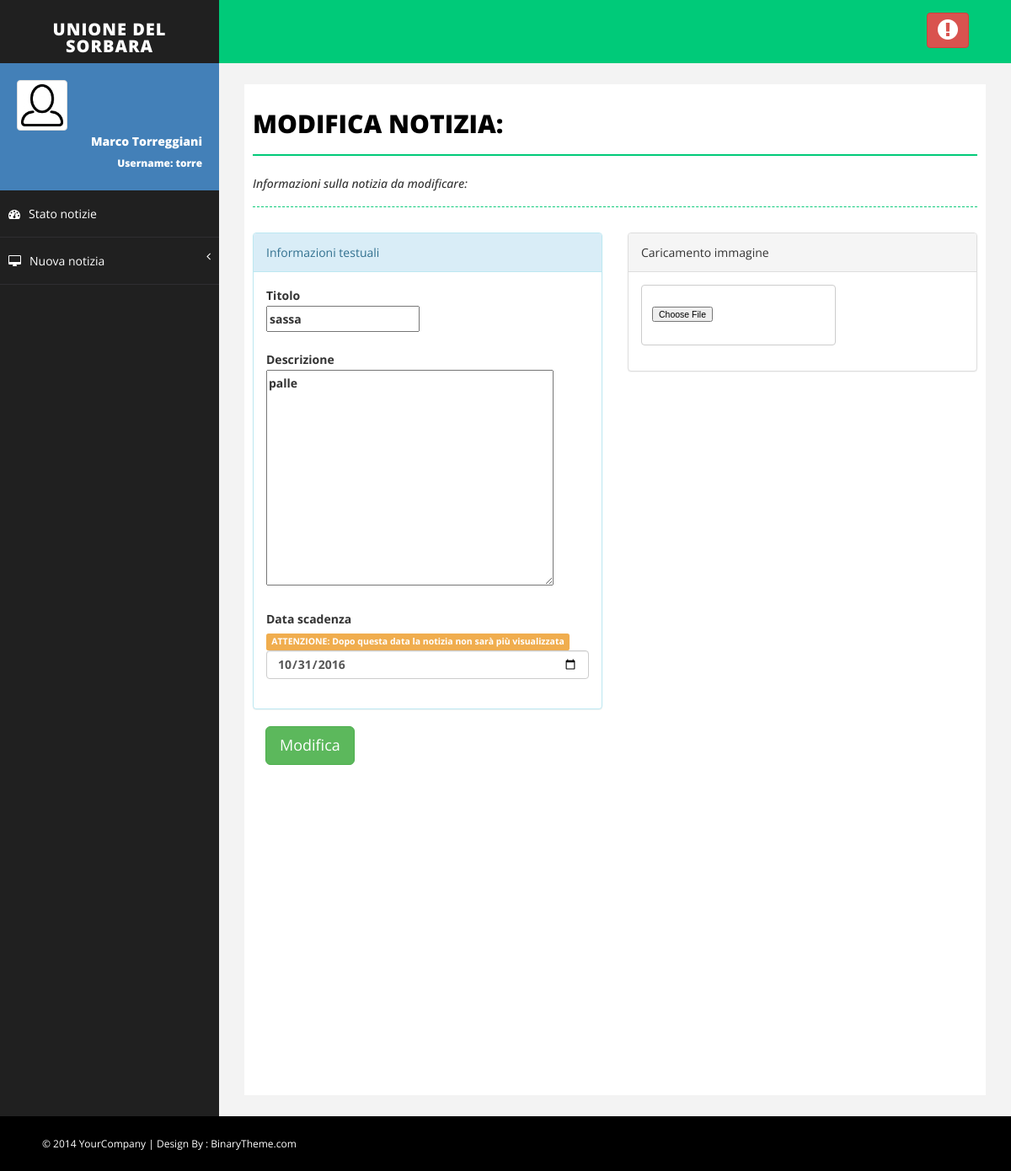
Before: /modifica/6 (signed in) with the older database file.
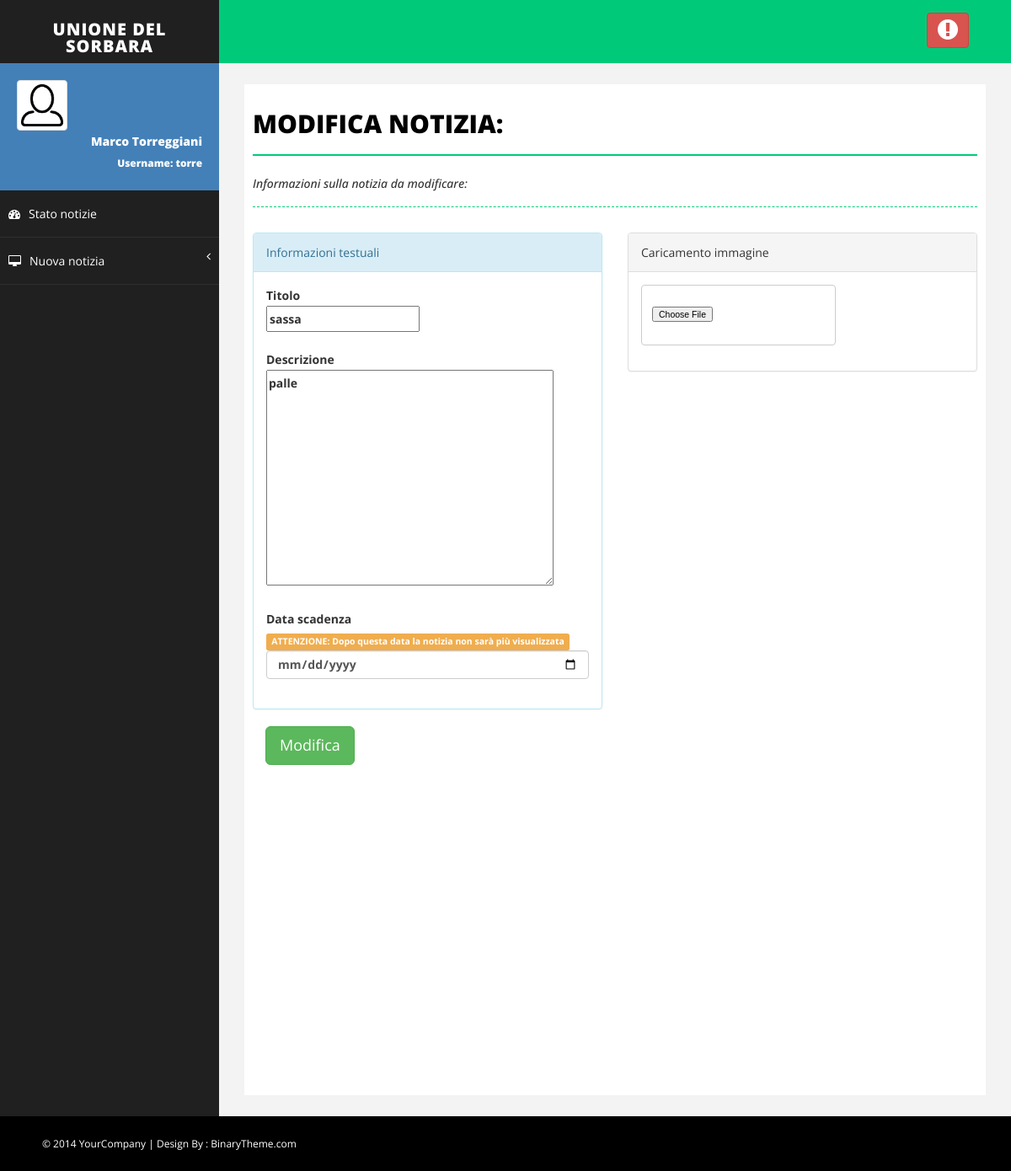
After: the same page with the newer database file.
### Monitor/models.py (models this page shows, shortened)
class Notizia(models.Model):
    titolo = models.CharField(max_length=settings.MAX_LUN_TITOLO)
    descrizione = models.TextField(max_length=settings.MAX_LUN_DESCRIZIONE)
    immagine = models.ImageField(upload_to=get_nome_immagine_notizia, default=None)
    approvata = models.BooleanField(default=False)
    inserzionista = models.ForeignKey(MyUser)
    data_inserimento = models.DateTimeField(default=timezone.now)
    data_scadenza = models.DateTimeField(default=timezone.now()+datetime.timedelta(days=15))

### Monitor/views.py (the view, shortened to what this page needs)
# urls.py: url(r'^modifica/(?P<id_notizia>[0-9]+)$', views.modifica_notizia, name='modifica_notizia'),
def modifica_notizia(request, id_notizia):
    notizia = Notizia.objects.filter(pk=id_notizia).last()
    if not notizia:
        return myindex(request, errore='La notizia non è stata trovata.')
    else:
        if controlla_gruppo('Inserzionista', request.user):
            if request.method == 'GET':
                form = FormNotizia(instance=notizia)
                return render(request,
                              'Monitor/modifica_notizia.html',
                              {'form': form})
        else:
            return myindex(request, errore='Solo gli inserzionisti possono modificare le notizie')

### Monitor/forms.py
class FormNotizia (forms.ModelForm):
    titolo = forms.CharField(required=True, max_length=settings.MAX_LUN_TITOLO, label='')
    descrizione = forms.CharField(widget=forms.Textarea,required=True, max_length=settings.MAX_LUN_DESCRIZIONE, label='')
    immagine = forms.ImageField(required=False)
    class Meta:
        model = Notizia
        fields = ['titolo','descrizione','immagine']

### Monitor/views.py (called while the page is built)
def controlla_gruppo(group, user):
    if isinstance(group, six.string_types):
        groups = (group,)
    else:
        groups = group
    if user.groups.filter(name__in=groups).exists():
        return True
    return False

### Monitor/templates/Monitor/modifica_notizia.html (shortened to what this page needs)
{% extends 'Monitor/base.html' %}
{% block body %}
    <div id="page-inner">
        <form role="form" action="{% url 'Monitor:modifica_notizia' form.instance.id %}" method="post" enctype="multipart/form-data">
            <div class="row">
                <div class="col-md-12">
                    <h1 class="page-head-line">Modifica notizia:</h1>
                    <h1 class="page-subhead-line">Informazioni sulla notizia da modificare:</h1>
                </div>
            </div>
            <div class="row">
                <div class="col-md-6">
                    <div class="panel panel-info">
                        <div class="panel-heading">
                            Informazioni testuali
                        </div>
                        <div class="panel-body">
                            <div class="form-group">
                                <label>
                                    Titolo <br />
                                    {{ form.titolo }}
                                </label>
                            </div>
                            <div class="form-group">
                                <label>
                                    Descrizione <br />
                                    {{ form.descrizione }}
                                </label>
                            </div>
                            <div class="form-group">
                                <label>
                                    Data scadenza
                                    <span class="label label-warning">
                                        <strong>ATTENZIONE:</strong>
                                        Dopo questa data la notizia non sarà più visualizzata
                                    </span>
                                    <input class="form-control"
                                           type="date"
                                           id="theDate"
                                           name="data_scadenza"
                                           value="{{ form.instance.data_scadenza|date:"Y-g-d" }}">
                                </label>
                            </div>
                        </div>
                    </div>
                </div>
                <div class="col-md-6">
                    <div class="panel panel-default">
                        <div class="panel-heading">
                            Caricamento immagine
                        </div>
                        <div class="panel-body">
                            <div class="form-group">
                                <div class="">
                                    <div class="fileupload fileupload-new" data-provides="fileupload">
                                        <span class="btn btn-file btn-default">
                                            <label class="label">
                                                Immagine <br />
                                                {{ form.immagine}}
                                            </label>
                                        </span>
                                    </div>
                                </div>
                            </div>
                        </div>
                    </div>
                </div>
            </div>
            <div class="col-md-6">
                <button type="submit" class="btn btn-lg btn-success" onClick="return confirm('Modificando la notizia dovrà essere nuovamente approvata da un revisore. Vuoi continuare?')">Modifica</button>
            </div>
        </form>
    </div>
{% endblock %}

Changed rows visible on the page:
changed Notizia "sassa": data_scadenza "10/31/2016" → (not shown)
